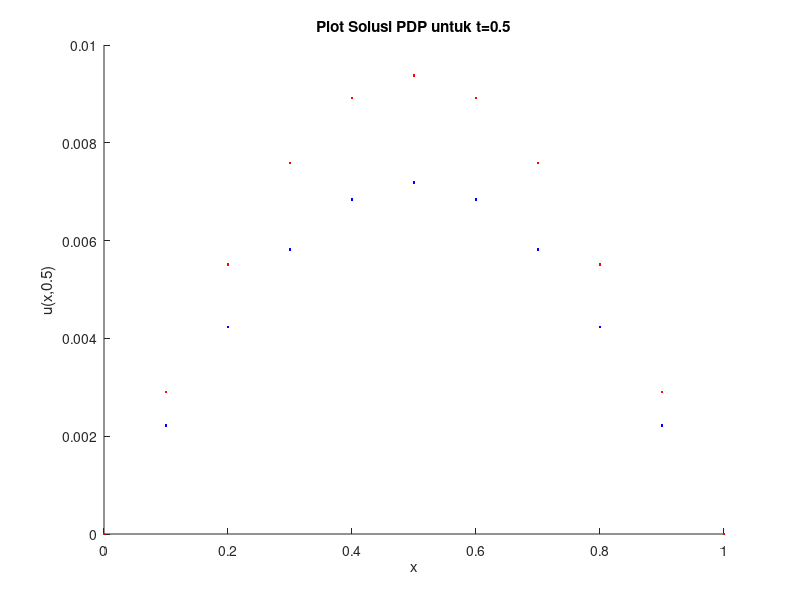
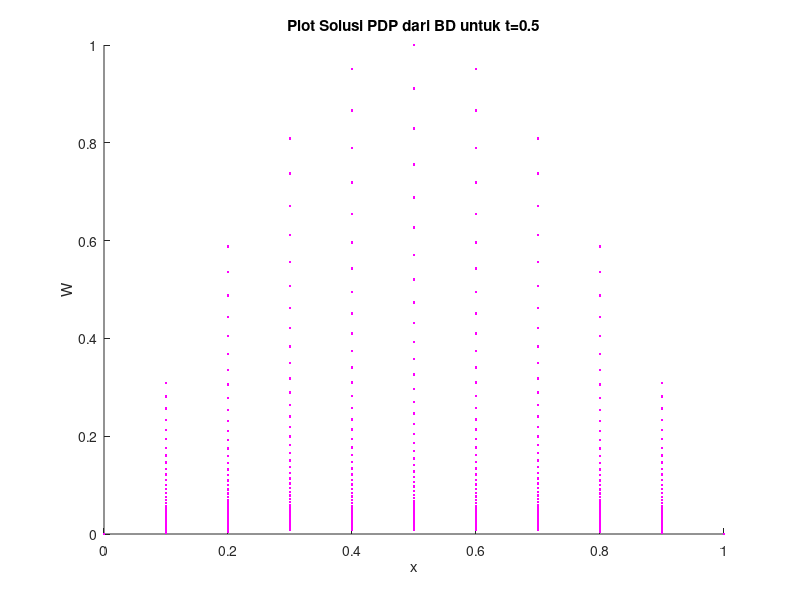

These figures' MATLAB source, in order:
clear all;clc;format short g
% MA5262 Komputasi Keuangan
% Tugas Program Penentuan Solusi PDP dengan Metode Backward Difference
% Aty Rachmawati (10108050)
disp('Program Penentuan Solusi PDP dengan Metode Backward Difference')
tic
h1=0.1; k1=0.0005; lambda1=0.05; %soal (a)
h2=0.1; k2=0.01; lambda2=1;      %soal (b)
alpha=1;
t=0.5;
h=h1;
k=k2;             % = k1 atau k2		
level=round(t/k); % banyak subselang untuk t
m=1/h;
lambda=alpha^2*k/h^2;

for i=1:m+1;
    x(i)=(i-1)*h;
end

u=exp(-pi^2*t)*sin(pi*x); %solusi eksak

for i=1:m
    W(1,i+1)=sin(pi*x(i+1)); %syarat awal
end

for i=1:level+1
    W(i,1)=0; W(i,m+1)=0; %syarat batas
end

A=zeros(m-1,m-1);
A(1:2,1)=[(1+2*lambda);-lambda];
A(m-2:m-1,m-1)=[-lambda;1+2*lambda];
v=[-lambda;1+2*lambda;-lambda];
for i=2:m-2
    A(i-1:i+1,i)=v;
end
A;
B=inv(A);
for i=1:level
    W(i+1,2:m)=B*W(i,2:m)';
end

toc

wbd=W(level+1,:)' %solusi metode BD
galatbd=abs(wbd-u') %galat metode BD
teks = {'x' 'Eksak' 'BD' 'GalatBD'}; tcell=cellstr(teks);
[tcell ;num2cell([x' u' wbd galatbd])]

figure(1)
hold on
plot(x,u,'.b')
plot(x,W(level+1,:),'.r')
xlabel('x')
ylabel('u(x,0.5)')
title('Plot Solusi PDP untuk t=0.5')
hold off

figure(2)
for j=1:level+1
  for i=1:m+1
        hold on
        plot(x(i),W(j,i),'.m')
  end
end
xlabel('x')
ylabel('W')
title('Plot Solusi PDP dari BD untuk t=0.5')
hold off